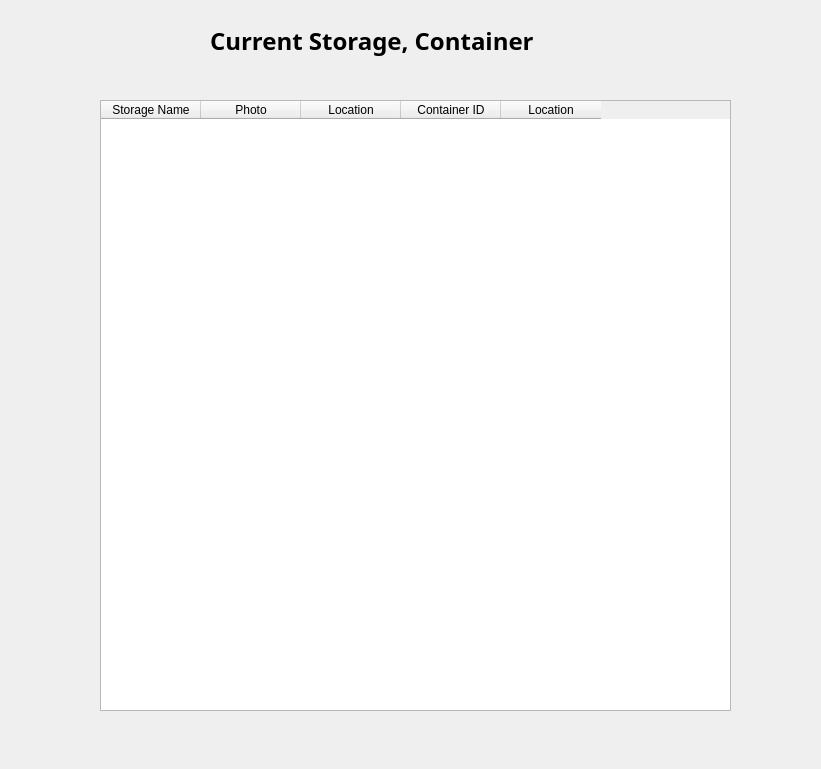
<?xml version="1.0" encoding="UTF-8"?>
<ui version="4.0">
 <class>DisplayStorageTempWindow</class>
 <widget class="QDialog" name="DisplayStorageTempWindow">
  <property name="geometry">
   <rect>
    <x>0</x>
    <y>0</y>
    <width>821</width>
    <height>769</height>
   </rect>
  </property>
  <property name="windowTitle">
   <string>DisplayStorageTempWindow</string>
  </property>
  <widget class="QLabel" name="label">
   <property name="geometry">
    <rect>
     <x>210</x>
     <y>10</y>
     <width>421</width>
     <height>61</height>
    </rect>
   </property>
   <property name="font">
    <font>
     <family>함초롬바탕</family>
     <pointsize>18</pointsize>
     <weight>75</weight>
     <bold>true</bold>
    </font>
   </property>
   <property name="text">
    <string>Current Storage, Container</string>
   </property>
  </widget>
  <widget class="QTableWidget" name="tableWidget">
   <property name="geometry">
    <rect>
     <x>100</x>
     <y>100</y>
     <width>631</width>
     <height>611</height>
    </rect>
   </property>
   <column>
    <property name="text">
     <string>Storage Name</string>
    </property>
   </column>
   <column>
    <property name="text">
     <string>Photo</string>
    </property>
   </column>
   <column>
    <property name="text">
     <string>Location</string>
    </property>
   </column>
   <column>
    <property name="text">
     <string>Container ID</string>
    </property>
   </column>
   <column>
    <property name="text">
     <string>Location</string>
    </property>
   </column>
  </widget>
 </widget>
 <layoutdefault spacing="6" margin="11"/>
 <resources/>
 <connections/>
</ui>
